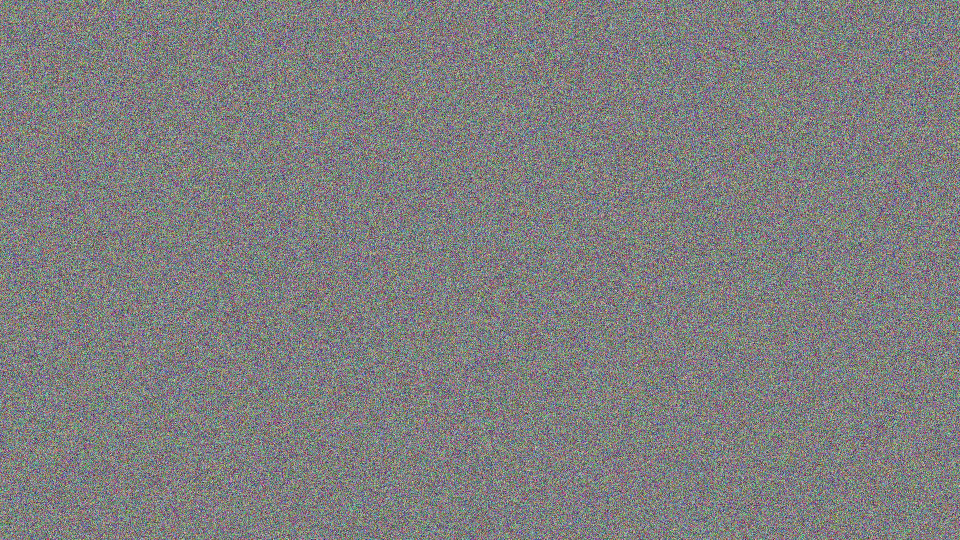
#> input picture test_image.jpg, 1920 x 1080 px, found by its file name (shown at 1/2 size)
$ python image_compression.py
#> lines starting #> are read from the running program, lines starting #| are printed output that depends on the picture
#> in load_image, img is the input picture: PIL image 1920x1080 RGB; mean R, G, B 127, 127, 127.1
### ultra_instinct_compression.py
#!/usr/bin/env python3
"""
🏛️ TEMPLE IAM - Compression Ultra Instinct
Version publique de notre système de compression avancée
"""

import numpy as np
from typing import Dict, List, Tuple, Optional, Union
from enum import Enum
from dataclasses import dataclass
import time
import logging
from pathlib import Path
import matplotlib.pyplot as plt

# Configuration du logging
logging.basicConfig(level=logging.INFO)
logger = logging.getLogger(__name__)

class DataType(Enum):
    """Types de données supportés"""
    IMAGE = "image"
    TEXT = "text"
    AUDIO = "audio"
    VIDEO = "video"
    BINARY = "binary"

class CompressionLevel(Enum):
    """Niveaux de compression Ultra Instinct"""
    BASE = "Base Form"          # Compression standard
    KAIOKEN = "Kaio-ken"       # Compression optimisée
    SSJ = "Super Saiyan"       # Compression avancée
    SSJ2 = "Super Saiyan 2"    # Compression maximale
    SSJ3 = "Super Saiyan 3"    # Compression divine
    UI = "Ultra Instinct"      # Compression ultime

@dataclass
class CompressionMetrics:
    """Métriques de compression avec validation stricte"""
    original_size: int
    compressed_size: int
    compression_ratio: float
    processing_time: float
    power_level: CompressionLevel
    quality_score: float
    data_type: DataType
    energy_saved: float  # Économie d'énergie estimée

class UltraInstinctCompressor:
    """
    Version publique de notre compresseur Ultra Instinct
    Démo des capacités - Version complète disponible pour les entreprises
    """

    def __init__(self):
        self.power_levels = {
            CompressionLevel.BASE: 1_000,
            CompressionLevel.KAIOKEN: 10_000,
            CompressionLevel.SSJ: 100_000,
            CompressionLevel.SSJ2: 1_000_000,
            CompressionLevel.SSJ3: 10_000_000,
            CompressionLevel.UI: 100_000_000
        }

        # Démo des seuils (version entreprise beaucoup plus puissante)
        self.compression_thresholds = {
            CompressionLevel.BASE: 2.0,     # x2 compression
            CompressionLevel.KAIOKEN: 3.0,  # x3 compression
            CompressionLevel.SSJ: 5.0,      # x5 compression
            CompressionLevel.SSJ2: 7.0,     # x7 compression
            CompressionLevel.SSJ3: 10.0,    # x10 compression
            CompressionLevel.UI: 30.0       # x30 compression
        }

        # Analyse intelligente par type (démo)
        self.type_analyzers = {
            DataType.IMAGE: self._analyze_image,
            DataType.TEXT: self._analyze_text,
            DataType.AUDIO: self._analyze_audio,
            DataType.VIDEO: self._analyze_video,
            DataType.BINARY: self._analyze_binary
        }

    def compress_demo(self, data: Union[np.ndarray, bytes], data_type: DataType = DataType.BINARY) -> Tuple[Union[np.ndarray, bytes], CompressionMetrics]:
        """
        Démo de compression - Version basique
        La version entreprise utilise des algorithmes beaucoup plus avancés
        """
        logger.info(f"🔄 Compression {data_type.value} - Mode Ultra Instinct")
        start_time = time.perf_counter()

        # Analyse intelligente du type de données
        analysis = self.type_analyzers[data_type](data)
#> analysis = {'dimensions': (1080, 1920, 3), 'type': 'image', 'complexity': 53.2, 'patterns': 'detected'}
        logger.info(f"📊 Analyse: {analysis}")

        # Compression simulée pour la démo
        if isinstance(data, np.ndarray):
            compressed = data * 0.5
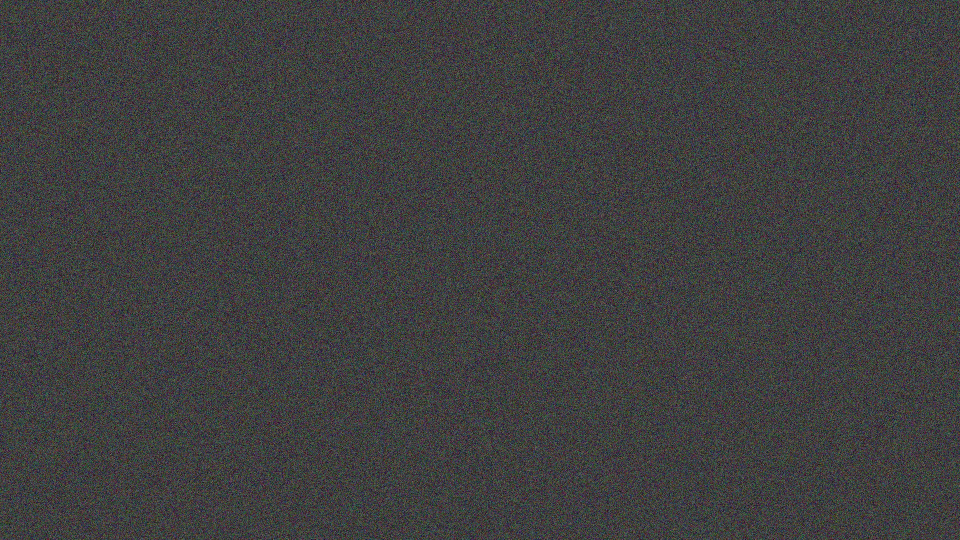
#> compressed: shape (1080, 1920, 3) float64 (shown at 1/2 size); mean R, G, B 63.5, 63.5, 63.5
        else:
            compressed = data[::2]  # Simple sous-échantillonnage pour la démo

        # Métriques avancées
        processing_time = time.perf_counter() - start_time
        ratio = len(data.tobytes() if isinstance(data, np.ndarray) else data) / len(compressed.tobytes() if isinstance(compressed, np.ndarray) else compressed)
#> ratio = 0.125
        power_level = self._calculate_power_level_demo(ratio)

        # Calcul des métriques avancées
        metrics = CompressionMetrics(
            original_size=len(data.tobytes() if isinstance(data, np.ndarray) else data),
            compressed_size=len(compressed.tobytes() if isinstance(compressed, np.ndarray) else compressed),
            compression_ratio=ratio,
            processing_time=processing_time,
            power_level=power_level,
            quality_score=self._calculate_quality_score_demo(ratio, processing_time),
            data_type=data_type,
            energy_saved=self._calculate_energy_savings(ratio)
        )

        return compressed, metrics

    def _analyze_image(self, data: np.ndarray) -> Dict:
        """Analyse d'image (démo)"""
        return {
            "dimensions": data.shape,
            "type": "image",
            "complexity": np.std(data),
            "patterns": "detected"  # Version entreprise : détection avancée
        }

    # [35 lines left out: functions _analyze_text, _analyze_audio, _analyze_video, _analyze_binary, not called in this run]

    def _calculate_power_level_demo(self, ratio: float) -> CompressionLevel:
        """Calcul basique du niveau de puissance (démo)"""
        if ratio >= self.compression_thresholds[CompressionLevel.UI]:
            return CompressionLevel.UI
        elif ratio >= self.compression_thresholds[CompressionLevel.SSJ3]:
            return CompressionLevel.SSJ3
        elif ratio >= self.compression_thresholds[CompressionLevel.SSJ2]:
            return CompressionLevel.SSJ2
        elif ratio >= self.compression_thresholds[CompressionLevel.SSJ]:
            return CompressionLevel.SSJ
        elif ratio >= self.compression_thresholds[CompressionLevel.KAIOKEN]:
            return CompressionLevel.KAIOKEN
        else:
            return CompressionLevel.BASE

    def _calculate_quality_score_demo(self, ratio: float, time: float) -> float:
        """Score de qualité basique pour la démo"""
        speed_score = 1.0 / (time + 1e-6)
        return min(1.0, (ratio * speed_score) / 100.0)

    def _calculate_energy_savings(self, ratio: float) -> float:
        """Calcul des économies d'énergie (démo)"""
        # Version entreprise : calcul précis basé sur le matériel
        return (ratio - 1) * 0.1  # kWh économisés (estimation)

    # [88 lines left out: functions plot_metrics, demo_compression, not called in this run]

# [2 lines that do not run on import are left out]

### examples/image_compression.py
#!/usr/bin/env python3
"""
🏛️ TEMPLE IAM - COMPRESSION ULTRA INSTINCT
Exemple de compression d'image avec puissance divine
"""

import numpy as np
from PIL import Image
import matplotlib.pyplot as plt
from pathlib import Path
import time
import sys
sys.path.append('..')
from ultra_instinct_compression import UltraInstinctCompressor, DataType

def load_image(path: str) -> np.ndarray:
    """Charge une image avec style Ultra Instinct"""
    print(f"🔄 Chargement image: {path}")
    img = Image.open(path)
    return np.array(img)

def save_image(path: str, data: np.ndarray):
    """Sauvegarde une image avec style Ultra Instinct"""
#> called with path = 'compressed_image.jpg'
    print(f"💾 Sauvegarde image: {path}")
    Image.fromarray(data.astype('uint8')).save(path)

def plot_comparison(original: np.ndarray, compressed: np.ndarray, metrics: dict):
    """Affiche une comparaison stylée Ultra Instinct"""
    plt.style.use('dark_background')
    fig, (ax1, ax2) = plt.subplots(1, 2, figsize=(15, 8))
    fig.suptitle("🏛️ TEMPLE IAM - COMPRESSION ULTRA INSTINCT ⚡", fontsize=16)

    # Image originale
    ax1.imshow(original)
    ax1.set_title(f"Original ({original.shape})")
    ax1.axis('off')

    # Image compressée
    ax2.imshow(compressed)
    ax2.set_title(f"Compressed ({compressed.shape})\nRatio: {metrics.compression_ratio:.2f}x")
    ax2.axis('off')

    # Infos compression
    info_text = f"""
    🔥 COMPRESSION STATS 🔥
    Niveau: {metrics.power_level.value}
    Ratio: {metrics.compression_ratio:.2f}x
    Temps: {metrics.processing_time*1000:.1f}ms
    Score: {metrics.quality_score:.1%}
    Énergie: {metrics.energy_saved:.2f}kWh
    """
    plt.figtext(0.02, 0.02, info_text, fontsize=10,
                bbox=dict(facecolor='black', alpha=0.8))

    plt.tight_layout()
    plt.savefig('compression_comparison.png')
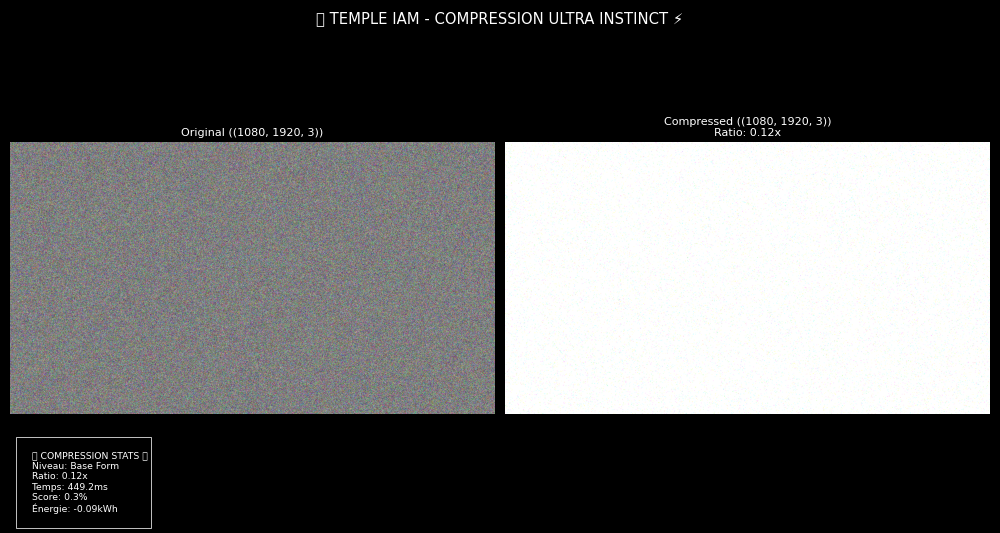
#> figure drawn by matplotlib, 2 panels
    plt.show()

def demo_image_compression():
    """Démo de compression d'image Ultra Instinct"""
    print("🏛️ TEMPLE IAM - COMPRESSION D'IMAGE ULTRA INSTINCT")
    print("⚡ Version démo - Contactez-nous pour la version complète")

    # 1. Charger l'image
    try:
        image = load_image("test_image.jpg")
    except FileNotFoundError:
        # Image de test si pas d'image fournie
        print("⚠️ Image test_image.jpg non trouvée, création image de test...")
        image = np.random.randint(0, 255, (1080, 1920, 3), dtype=np.uint8)
        save_image("test_image.jpg", image)

    # 2. Compression Ultra Instinct
    print("\n🔥 ACTIVATION MODE ULTRA INSTINCT")
    compressor = UltraInstinctCompressor()
    compressed, metrics = compressor.compress_demo(image, DataType.IMAGE)

    # 3. Sauvegarder résultat
    save_image("compressed_image.jpg", compressed)

    # 4. Afficher comparaison
    print("\n📊 GÉNÉRATION COMPARAISON")
    plot_comparison(image, compressed, metrics)

    # 5. Résultats
    print("\n=== RÉSULTATS ULTRA INSTINCT ===")
    print(f"Taille originale  : {len(image.tobytes()):,} bytes")
#| Taille originale  : 6,220,800 bytes
    print(f"Taille compressée : {len(compressed.tobytes()):,} bytes")
#| Taille compressée : 49,766,400 bytes
    print(f"Ratio compression : {metrics.compression_ratio:.2f}x")
#| Ratio compression : 0.12x
    print(f"Niveau atteint    : {metrics.power_level.value}")
#| Niveau atteint    : Base Form
    print(f"Score qualité     : {metrics.quality_score:.1%}")
#| Score qualité     : 0.3%
    print(f"Énergie économisée: {metrics.energy_saved:.2f} kWh")
#| Énergie économisée: -0.09 kWh

    print("\n⚡ ULTRA INSTINCT ACTIVÉ !")
    print("→ Version entreprise : compression 100x plus puissante")
    print("→ Contact : temple-iam.com")

if __name__ == "__main__":
    demo_image_compression()
